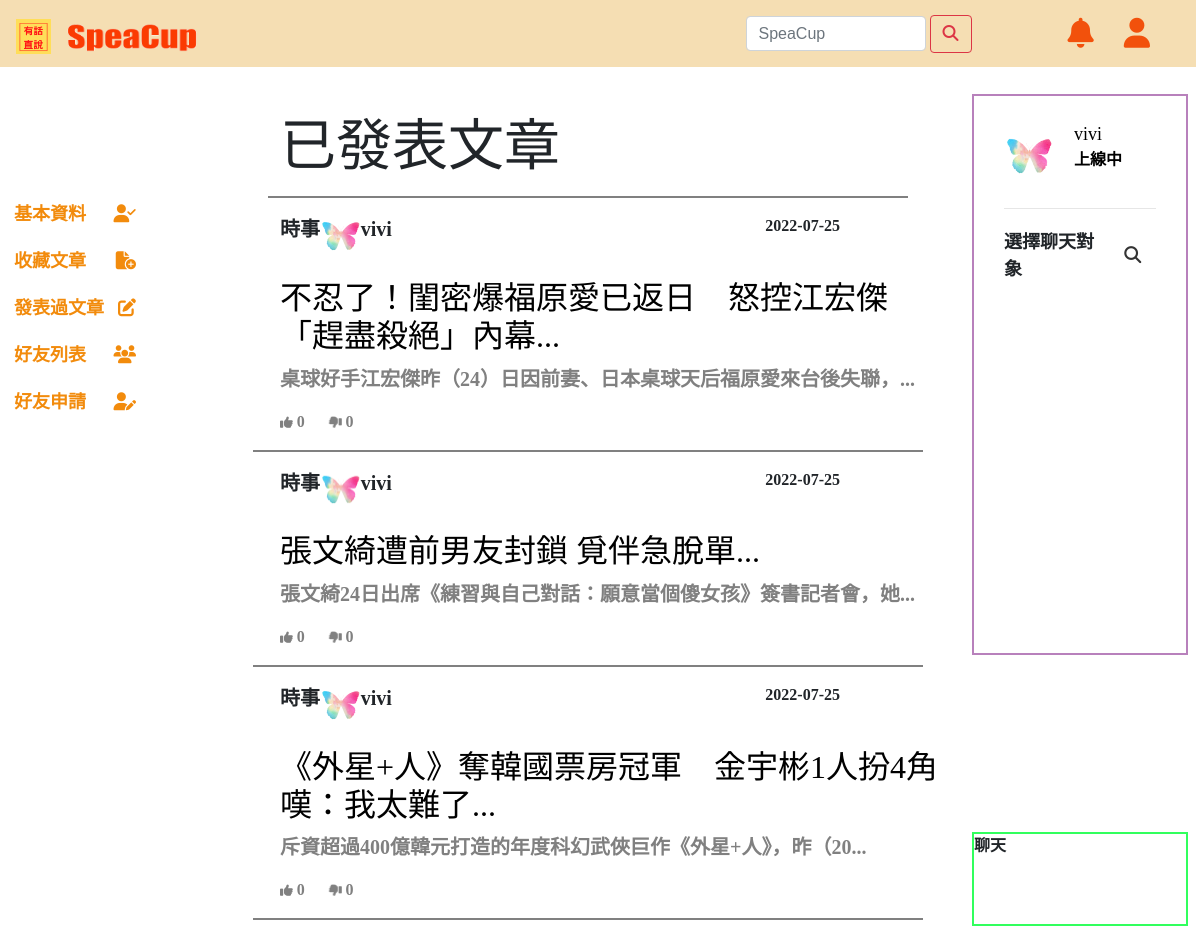
Page /posts.php (signed in) on the committed database.
### tables this page shows
CREATE TABLE `users` (
  `uid` int(200) NOT NULL,
  `account` varchar(256) NOT NULL,
  `password` varchar(256) NOT NULL,
  `nickname` varchar(256) NOT NULL,
  `gender` varchar(256) NOT NULL,
  `email` varchar(256) NOT NULL,
  `birth` date NOT NULL,
  `img` varchar(400) NOT NULL,
  `status` varchar(256) NOT NULL,
  `register` datetime NOT NULL,
  `mid` int(11) NOT NULL,
  `unique_id` int(200) NOT NULL
);

CREATE TABLE `board_categories` (
  `cid` int(200) NOT NULL,
  `board_name` varchar(256) NOT NULL
);

CREATE TABLE `posts` (
  `aid` int(11) NOT NULL,
  `cid` int(200) DEFAULT NULL,
  `unique_id` int(200) DEFAULT NULL,
  `title` varchar(256) NOT NULL,
  `content` varchar(5000) NOT NULL,
  `likes` int(255) NOT NULL DEFAULT 1,
  `angry` int(255) NOT NULL,
  `created` datetime NOT NULL
);

### php/user_post-data.php (the view)
<?php
while ($row = mysqli_fetch_assoc($query1)) {
   $title_result = $row['title'];
   (strlen($title_result) > 40) ? $title =  mb_substr($title_result, 0, 40, 'utf-8') . '...' : $title = $title_result;
   $content_result = $row['content'];
   (strlen($content_result) > 32) ? $content =  mb_substr($content_result, 0, 32, 'utf-8') . '...' : $content = $content_result;
   $sql2 = "SELECT board_name FROM posts INNER JOIN board_Categories ON posts.cid = board_Categories.cid WHERE aid = '$row[aid]'";
   $query2 = mysqli_query($conn, $sql2);
   $row2 = mysqli_fetch_assoc($query2);
   $sql3 = "SELECT COUNT(*) AS likes FROM like_dislike
  		  WHERE post_id = '$row[aid]' AND rating_action='like'";
   $query3 = mysqli_query($conn, $sql3);
   $row3 = mysqli_fetch_assoc($query3);
   $sql4 = "SELECT COUNT(*) AS dislikes FROM like_dislike
  		  WHERE post_id = '$row[aid]' AND rating_action='dislike'";
   $query4 = mysqli_query($conn, $sql4);
   $row4 = mysqli_fetch_assoc($query4);
   $output .= '
                    <div id="c1" class="m-3 mb-3">
                       <div id="c1" class="row mb-2 ml-5 ">
                          <span style="font-size:20px;">' . $row2['board_name'] . '</span>
                          <img src="php/images/' . $row['img'] . '"  alt=""  width="6%" height="6%" ">
                           <span style="font-size:20px;">' . $row['nickname'] . '</span>
                           <div style="position:relative; border:0; min-width:60%; max-width:60%; ";>
                           <span style="position:absolute; right: -10%;">' . substr($row['created'], 0, 10) . '</span>
                           </div>
                       </div>
                     <a style="text-decoration:none" href="user_post.php?aid=' . $row['aid'] . '">
                       <div id="c1" class="mt-4 ml-5">
                        <h2 style="color:black;">'. $title . '</h2>
                        <p style="font-size:20px; color:gray;">'.  $content . '</p>
                        <i class="fa fa-thumbs-up like-btn" style="font-size: 0.8em; color:gray"
                           data-id=' .  $row['aid'] . '">
                        </i>
                        <span class="likes" style="font-size: 1em; color:gray">' . $row3['likes'] . '</span>
                        &nbsp;&nbsp;&nbsp;&nbsp;
                        <i class="fa fa-thumbs-down dislike-btn" style="font-size: 0.8em; color:gray"
                           data-id=' .  $row['aid'] . '">
                        </i>
                        <span class="dislikes" style="font-size: 1em; color:gray">' . $row4['dislikes'] . '</span>
                       </div>
                    </div>
                     </a>
                  <hr class="hr">';
}
?>

### php/users_select.php (shortened to what this page needs)
<div class="wrapper">
      <section class="users">
            <header>
                  <div class="content">
                        <?php
                        $sql = mysqli_query($conn, "SELECT * FROM users WHERE unique_id = {$_SESSION['unique_id']}");
                        if (mysqli_num_rows($sql) > 0) {
                              $row = mysqli_fetch_assoc($sql);
                        }
                        ?>
                        <img src="php/images/<?php echo $row['img']; ?>" alt="">
                        <div class="details">
                              <span><?php echo $row['nickname']; ?></span>
                              <p><?php echo $row['status']; ?></p>
                        </div>
                  </div>
            </header>
            <div class="search">
                  <span class="text">選擇聊天對象</span>
                  <button><i class="fa fa-search"></i></button>
            </div>
      </section>

### CSS/style.css (style rules this page uses)
.body { height: auto; margin: 0; font-family: "微軟正黑體"; font-weight: bold; }
.hr { height: 2px; border-width: 0; color: gray; background-color: gray; width: 90%; }
.fa-thumbs-down, .fa-thumbs-o-down { transform:rotateY(180deg); }

### CSS/style_chat.css (style rules this page uses)
.users { padding: 25px 30px; }
.users header, .users-list a { display: flex; align-items: center; padding-bottom: 20px; border-bottom: 1px solid #e6e6e6; justify-content: space-between; }
.wrapper img { object-fit: cover; border-radius: 50%; }
.users header img { height: 50px; width: 50px; }
:is(.users, .users-list) .content { display: flex; align-items: center; }
:is(.users, .users-list) .content .details { color: #000; margin-left: 20px; }
:is(.users, .users-list) .details span { font-size: 18px; font-weight: 500; }
.users .search { margin: 20px 0; display: flex; position: relative; align-items: center; justify-content: space-between; }
.users .search .text { font-size: 18px; }
.users .search button { position: relative; z-index: 1; width: 47px; height: 42px; font-size: 17px; cursor: pointer; border: none; color: #333; background: #fff; outline: none; border-radius: 0 5px 5px 0; transition: all 0.2s ease; }

### rows in the picture
users: board_categories.board_name "時事", img (picture), nickname "vivi", posts.created "2022-07-25", posts.title "不忍了！閨密爆福原愛已返日 怒控江宏傑「趕盡殺絕」內幕...", posts.content "桌球好手江宏傑昨（24）日因前妻、日本桌球天后福原愛來台後失聯，...", likes "0", dislikes "0", posts.title "張文綺遭前男友封鎖 覓伴急脫單...", posts.content "張文綺24日出席《練習與自己對話：願意當個傻女孩》簽書記者會，她...", posts.title "《外星+人》奪韓國票房冠軍 金宇彬1人扮4角嘆：我太難了...", posts.content "斥資超過400億韓元打造的年度科幻武俠巨作《外星+人》，昨（20...", status "上線中"
